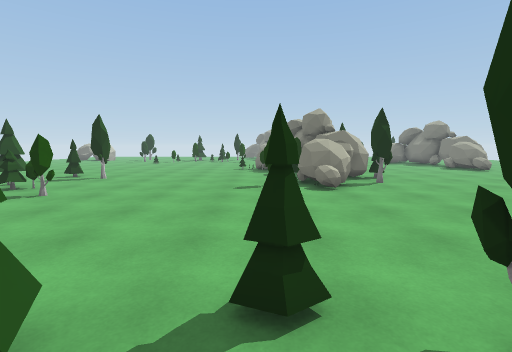
View 1 (above)

24 first-person views from a walk through a 3-D level made in the Unity game engine. The camera is 1.5 m above the floor, tilts 6° down and sees 85° across. The floor is counted in squares, 1 m on a side. Each view is taken from the middle of a square. On the plan, view 1 faces up. The plan holds only what a view shows up to about 14 squares ahead; the rest is blank. The place goes on beyond the plan. Some surface patterns are stand-ins.

View 2
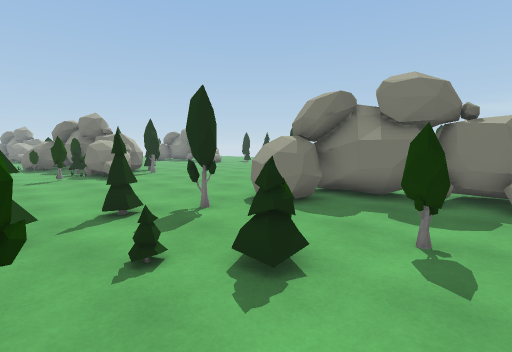

View 3
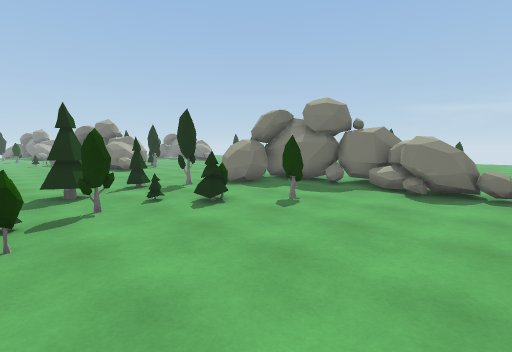

View 4
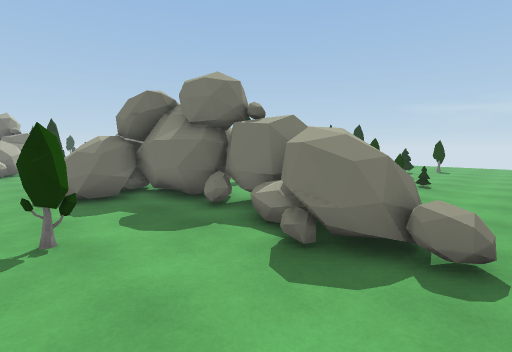

View 5
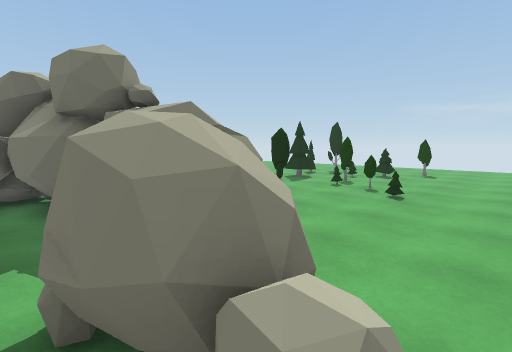

View 6
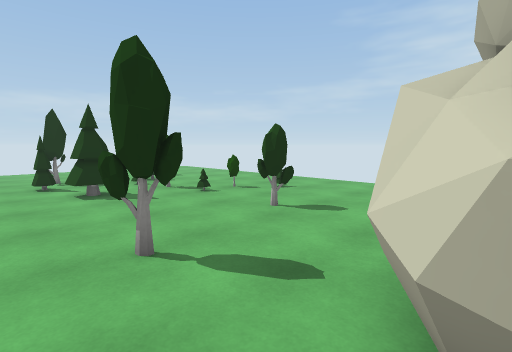

View 7
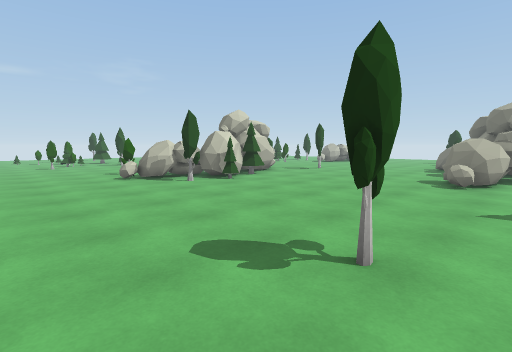

View 8
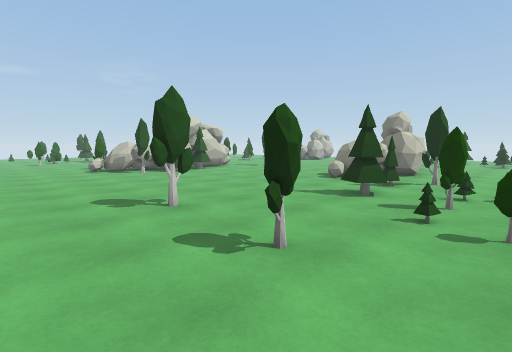

View 9
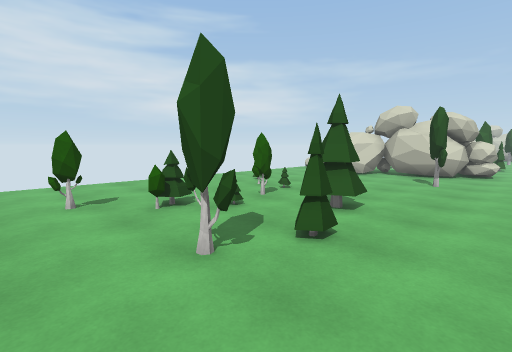

View 10
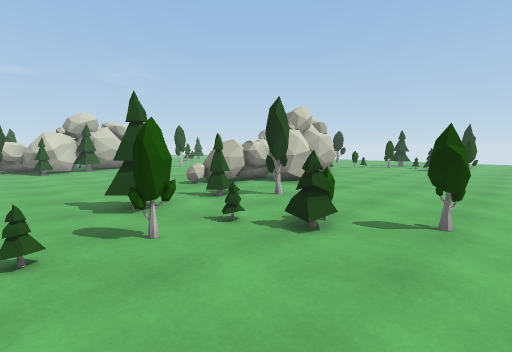

View 11
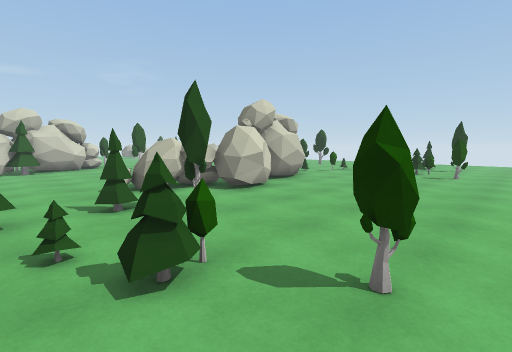

View 12
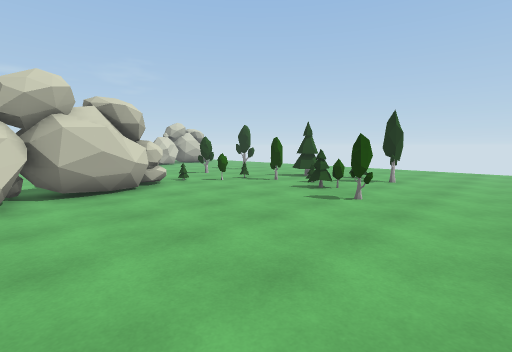

View 13
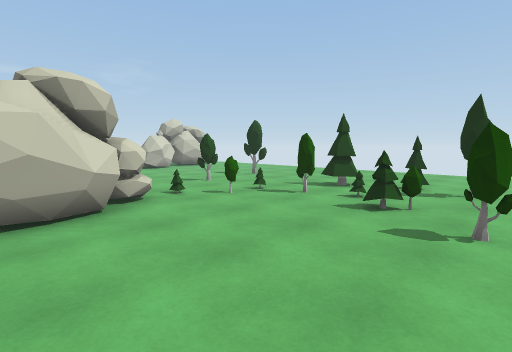

View 14
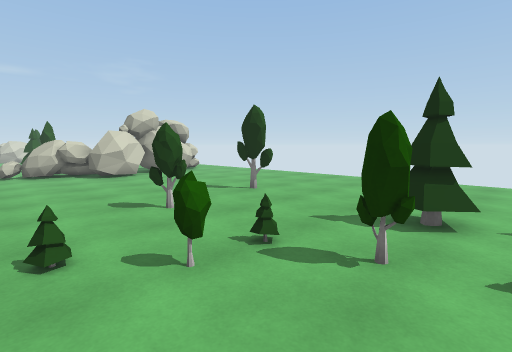

View 15
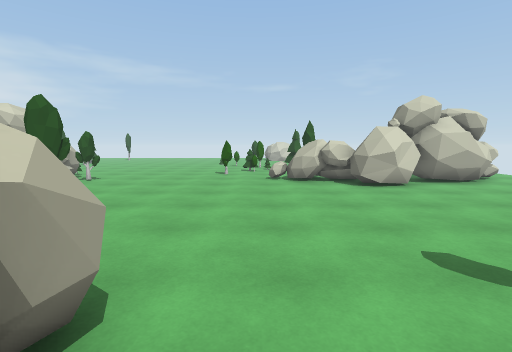

View 16
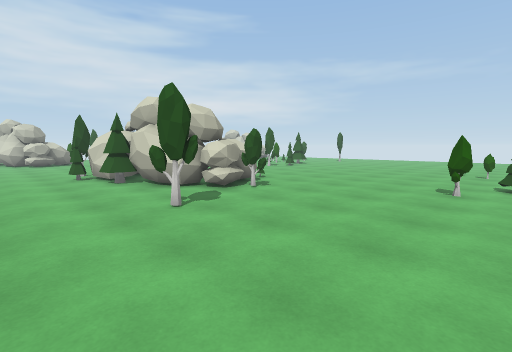

View 17
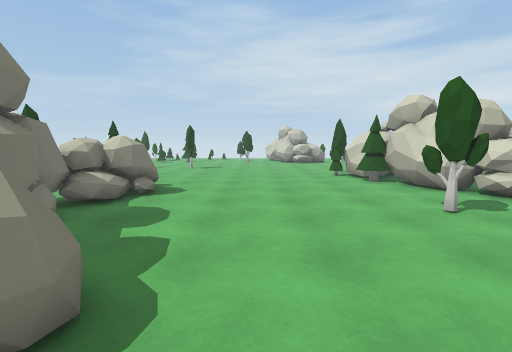

View 18
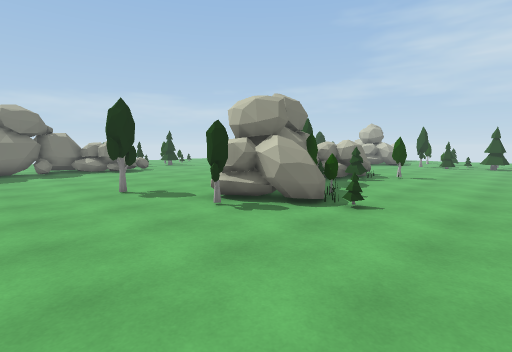

View 19
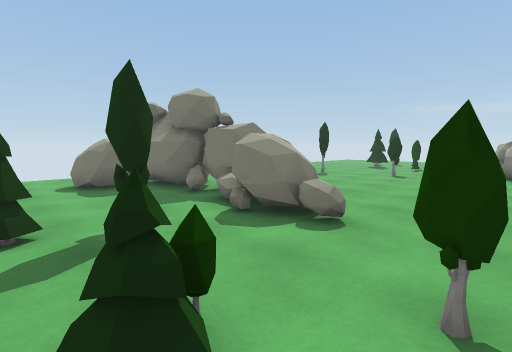

View 20
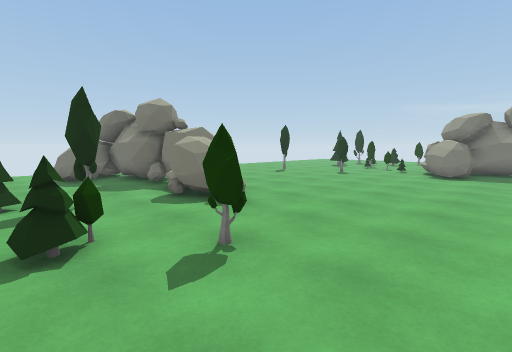

View 21
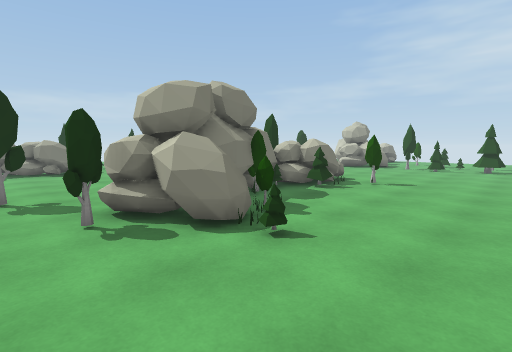

View 22
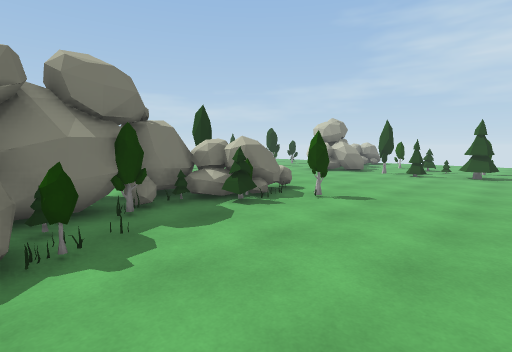

View 23
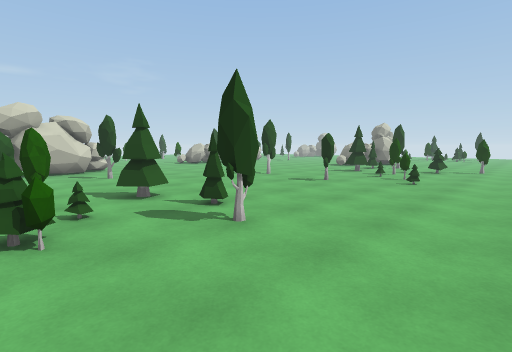

View 24
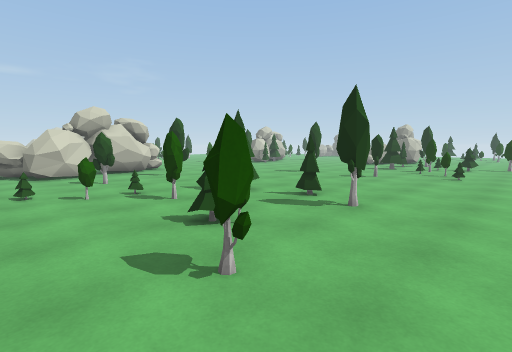

### Floor plan
Key: @ floor where view 1 was taken; # wall or solid block; x gap in a wall; . floor; = window, fence, low wall or low ledge; ^ raised ledge; O other object.
Columns run from 4 left of view 1 to 25 right of it. Each row starts with its distance up from view 1.
 35  ....###......OO..... .O.O...
 34  ....###............OO..OO...
 33  ....####.....................
 32 O....^###.......O...OOO.......
 31 ..O.###........OO..O.O.OO.....
 30 ....###............O.....OO...
 29  ....^............O...........
 28 OO............................
 27 .O.O............###...........
 26 ...O............^####.........
 25 ................=####.........
 24 ..................###.........
 23 ..................###........
 22 ..........#........###........
 21 ..................^###.......
 20 ......##..........###........
 19 ....^####.........##.........
 18 ...=#####.........=^..OO.....
 17 ....######........^...O....O.
 16 ......####...........O...O...
 15 .......###..............OO...
 14 .......####..........OO......
 13 ......#####..........O.OO....
 12 ......#####..................
 11 .....x##=...............OO...
 10 ......=^.....................
  9 ..................OO......O..
  8 ..................OO..OO......
  7 ..............................
  6 ..............................
  5 ..............................
  4 ...........     ..............
  3  ...O.........................
  2  OO.O.O.####...O.......O......
  1  .O.....#####.OO....OO.OOO....
  0  ...@....####.......OO...O....
 -1 O.O..O....###.................
 -2 ....OO....###..OO...OO.OO....
 -3 O......O...###.O.......O......
 -4 ..........^###.....O.....OO..
 -5 ..........###.....O.........
 -6 ..........##.................
 -7  .........==................
 -8 . ........=.......... .....

Positions as (right, up) in squares from view 1, and headings:
1: (0, 0), facing up
2: (-2, -4), facing up-right
3: (-4, -8), facing up-right
4: (2, -8), facing up-right
5: (5, -8), facing up-right
6: (7, 3), facing down-right
7: (16, 5), facing up-left
8: (21, 5), facing up-left
9: (23, 4), facing down-left
10: (24, 11), facing up-left
11: (24, 14), facing up-left
12: (25, 22), facing up-left
13: (22, 24), facing up-left
14: (18, 28), facing up-left
15: (14, 28), facing left
16: (9, 28), facing down-left
17: (10, 28), facing down
18: (-4, 25), facing down-right
19: (-4, 26), facing up-right
20: (-4, 23), facing up-right
21: (-4, 22), facing down-right
22: (-4, 18), facing down-right
23: (25, -3), facing up-left
24: (24, -6), facing up-left
